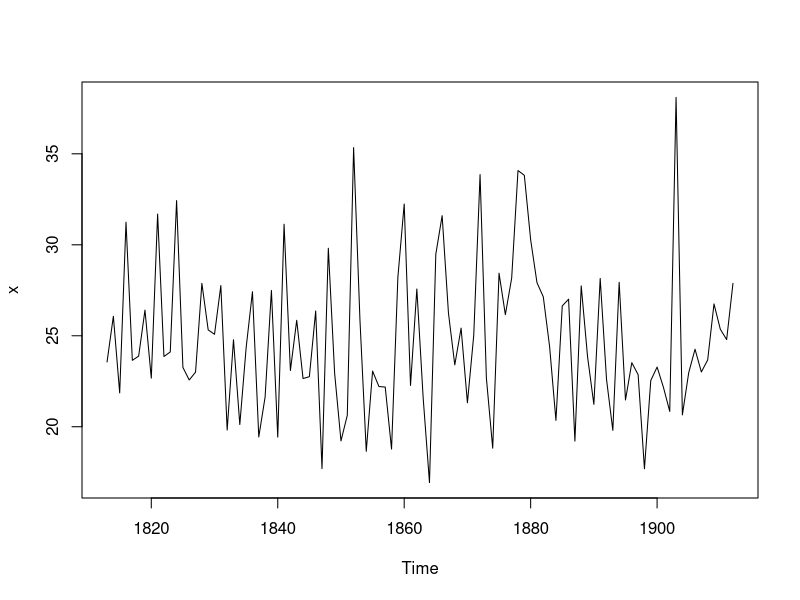
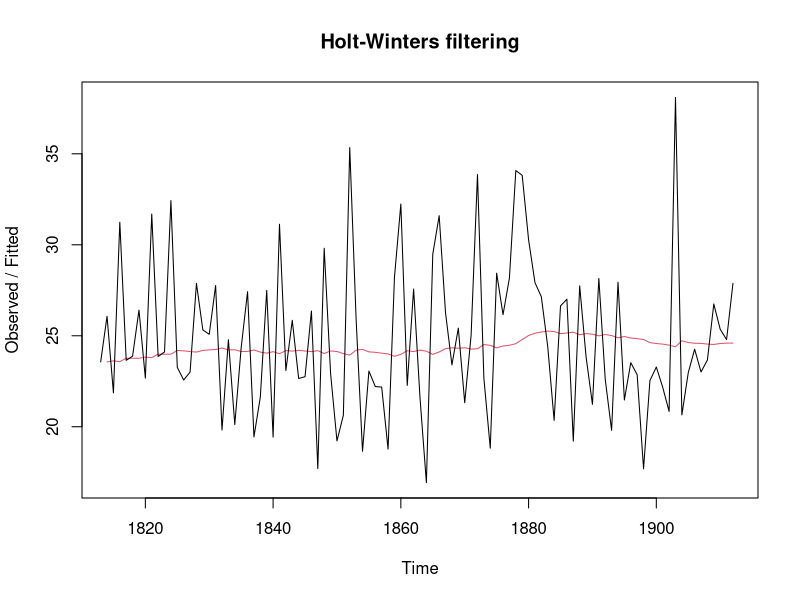
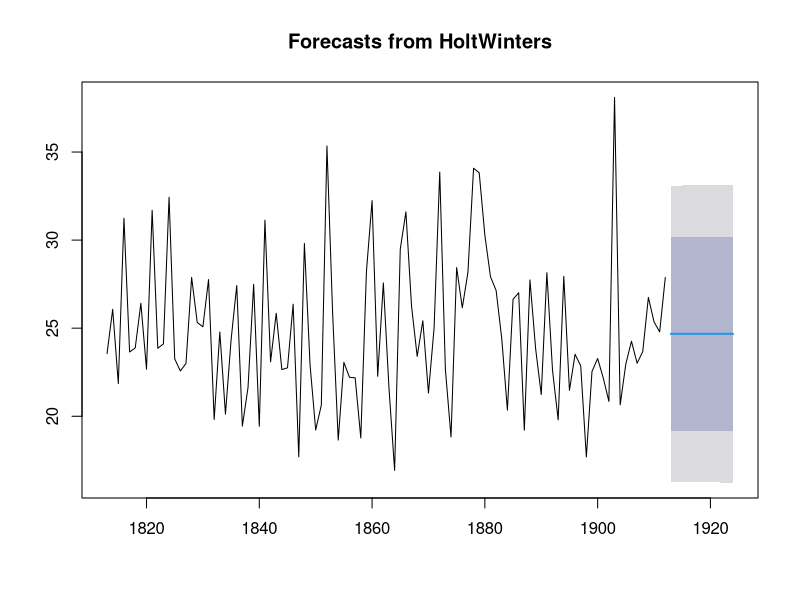
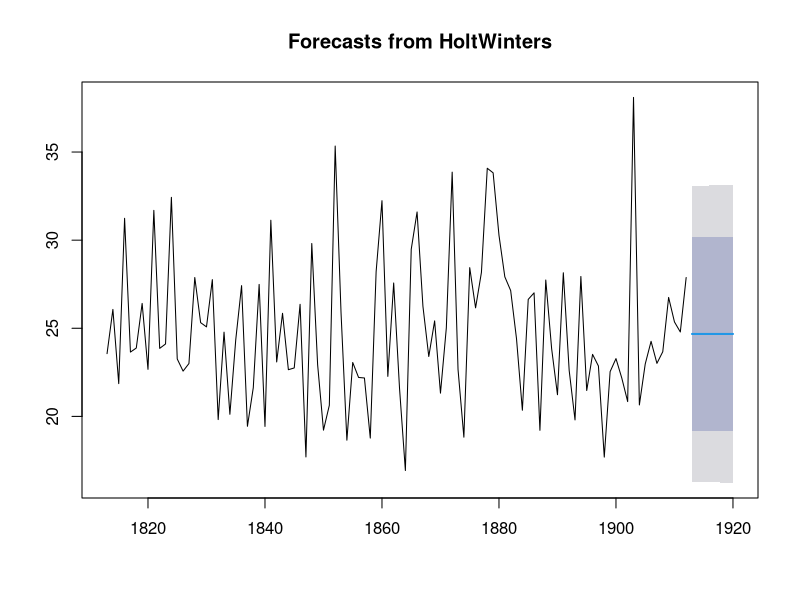
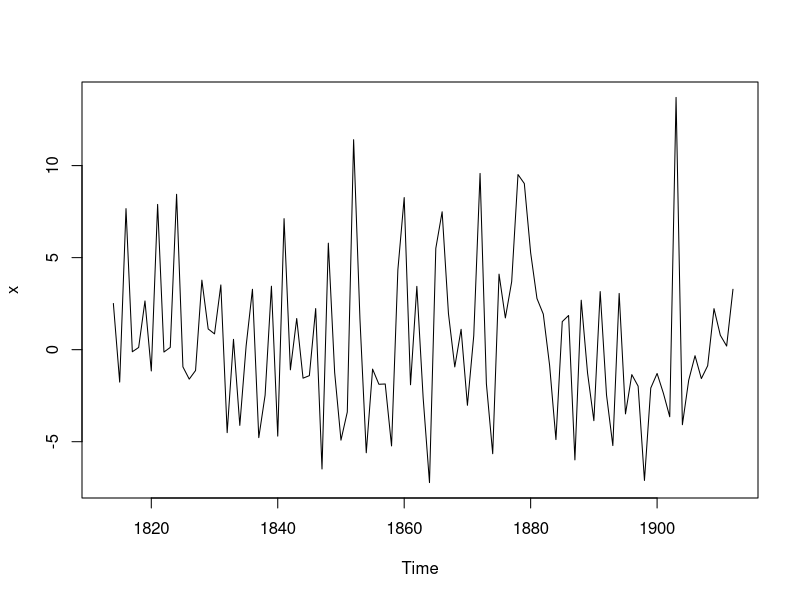
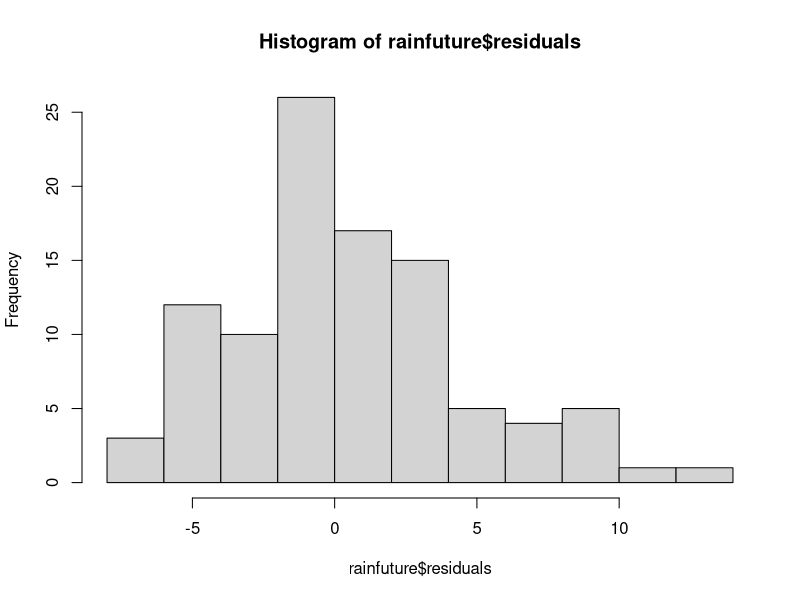
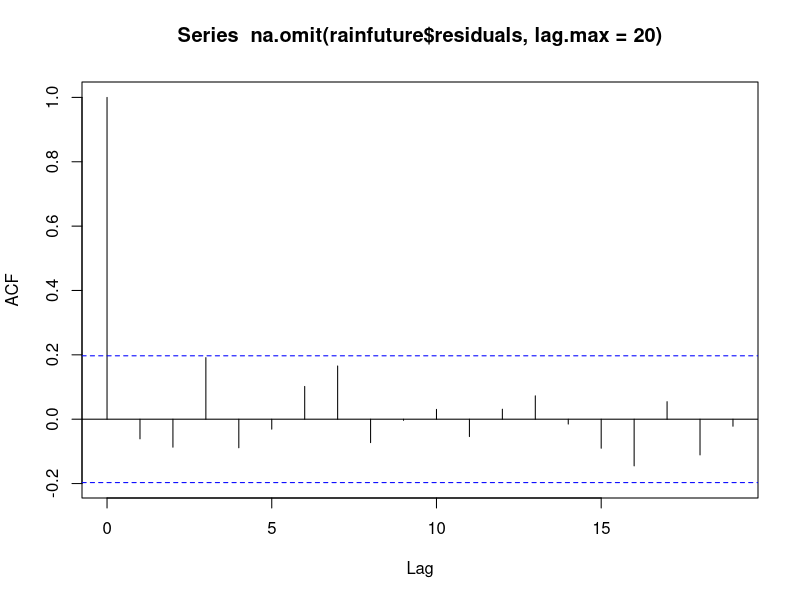
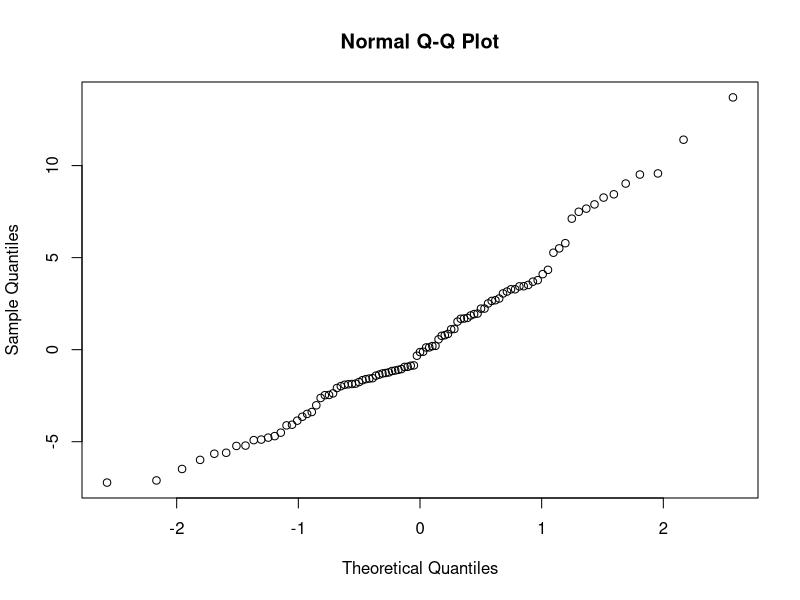

The R source for these figures, in order: (Note: this script raises an error after producing the figures.)

#setwd("/Users/lalitsachan/Desktop/LT & HP/TSA/")
setwd("/media/dell/D_PROJECTS/Edvancer_Class/DataScienceWithR/Data/Data")
#Its similar to creating or setting library . In case of R there is only one library you can say.
#[at a time]

#Its similar to creating or setting library . In case of R there is only one library you can say.
#[at a time]


rain=read.csv("rain.csv")

# converting to a time series data format
raints=ts(rain,start=c(1813))

plot(raints)

# this timse series like having either trend or seasonality, meaning 
# we dont need parameters beta and gamma

rainforecast=HoltWinters(raints,beta=F,gamma=F)


#this model is basically S{t+1}= alpha*y{t} + (1-alpha)*S{t} . Where S are
#forecasts and y are observed values. this can be written as 
#S{t+1}=S{t}+alpha*E(t) .Here E{t} is error in the previous forecast

rainforecast
plot(rainforecast)
names(rainforecast)  
rainforecast$fitted

r2=HoltWinters(raints,alpha=0.2,beta=F,gamma=F)


library(forecast)

r2forecast= forecast:::forecast.HoltWinters(rainforecast,h=12)

plot(r2forecast)


#making forecasts
library(forecast)

rainfuture=forecast:::forecast.HoltWinters(rainforecast,h=8)

rainfuture
plot(rainfuture)

#The in-sample forecast errors are stored in the named element -residuals
#of the list variable returned by fore- cast.HoltWinters(). 
#If the predictive model cannot be improved upon, there should be 
#no correlations between forecast errors for successive predictions. 
#In other words, if there are correlations between forecast errors for 
#successive predictions, it is likely that the simple exponential 
#smoothing forecasts could be improved upon by another 
#forecasting technique.

# to figure that out we'd use auto correlation function to generate plots
plot(rainfuture$residuals)

hist(rainfuture$residuals)

acf(na.omit(rainfuture$residuals,lag.max=20))

# only level ,no trend and no sonality for above model

qqnorm(rainfuture$residuals)


#If you have a time series that can be described using an additive model with 
#increasing or decreasing trend and no seasonality, you can use Holts exponential
# smoothing to make short-term forecasts.
setwd("/media/dell/D_PROJECTS/Edvancer_Class/DataScienceWithR/Data/Data")

skirts=read.csv("skirts.csv")
skirts=ts(skirts,start=c(1866))
plot(skirts)


#as you can see this time series has trend and a simple "level" forecast will not be enough.
skirtforecast=HoltWinters(skirts,gamma=F)

plot(skirtforecast)

#model here is 
#S{t} = alpha*y{t} + (1-alpha)*(S{t-1}+b{t-1})
#b{t} = beta*(S{t}-S{t-1}) + (1-beta)*b{t-1}
#one periof forecast F{t}=S{t}+b{t}
#m period forecast F{t+m}=S{t}+m*b{t}

skirtforecast
skirtfuture=forecast.HoltWinters(skirtforecast,h=19)

plot(skirtfuture)

qqnorm(skirtfuture$residual)

acf(skirtfuture$residuals,lag.max=30)

#box-jung test


#Also we are not discussing in this session about variance of the residuals
#those who are interested can read up on ARCH/GARCH models. Here our
#assumption is that error variance does not change with time 

souvenir=read.csv("souvenir.csv")

souvenirts <- ts(souvenir, frequency=12, start=c(1987,1))


plot(souvenirts)
souvenirts=log(souvenirts)

plot(souvenirts)


souvenirforecast=HoltWinters(souvenirts)

souvenirforecast

plot(souvenirforecast)

#we have already seen the complete model being estimated here in the 
#presentation
#The value of beta is 0.00, indicating that the estimate of 
#the slope b of the trend component is not updated over the time series, 
#and instead is set equal to its initial value. 
#This makes good intuitive sense, as the level changes quite a bit over 
#the time series, but the slope b of the trend component remains roughly 
#the same. 

plot(souvenirforecast)
souvenirfuture=forecast:::forecast.HoltWinters(souvenirforecast,h=48)

plot(souvenirfuture)
acf(na.omit(souvenirfuture$residuals,lag.max=30))


qqnorm(souvenirfuture$residuals)
plot(souvenirfuture$residuals)


#ARIMA models have 3 parameters  and is generally written as ARIMA(p,d,q)
library(forecast)
auto.arima(souvenirts)

#ARIMA(2,0,0)(0,1,1)[12]

#p=2 ,d=0, q=0 | P=0 , D=1 , Q=1 | m=12

arimafit=arima(souvenirts,order=c(2,0,0),seasonal=c(0,1,1))

arimafuture=forecast.Arima(arimafit,h=48)
plot(arimafuture)

acf(na.omit(arimafuture$residuals,lag.max=20))
hist(arimafuture$residuals)
qqnorm(arimafuture$residuals)
